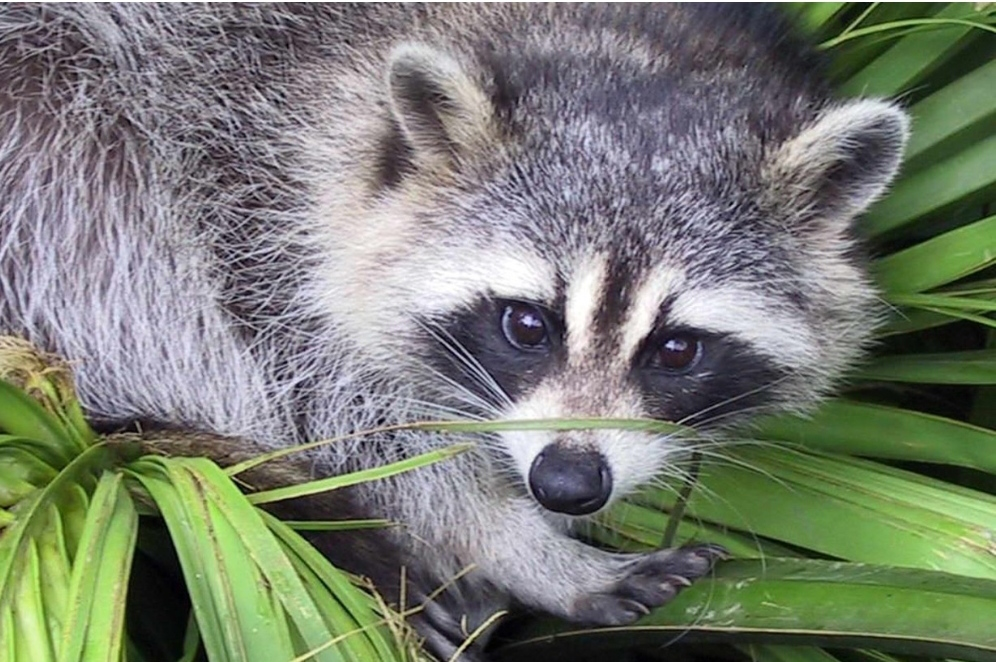
#> input picture image1.jpg, 996 x 662 px
$ jupyter execute --allow-errors Untitled3.ipynb
#> lines starting #> are read from the running program, lines starting #| are printed output that depends on the picture
[cell 1]
from skimage import io
from skimage.transform import resize
import matplotlib.pyplot as plt
face = io.imread("image1.jpg", as_gray=True)
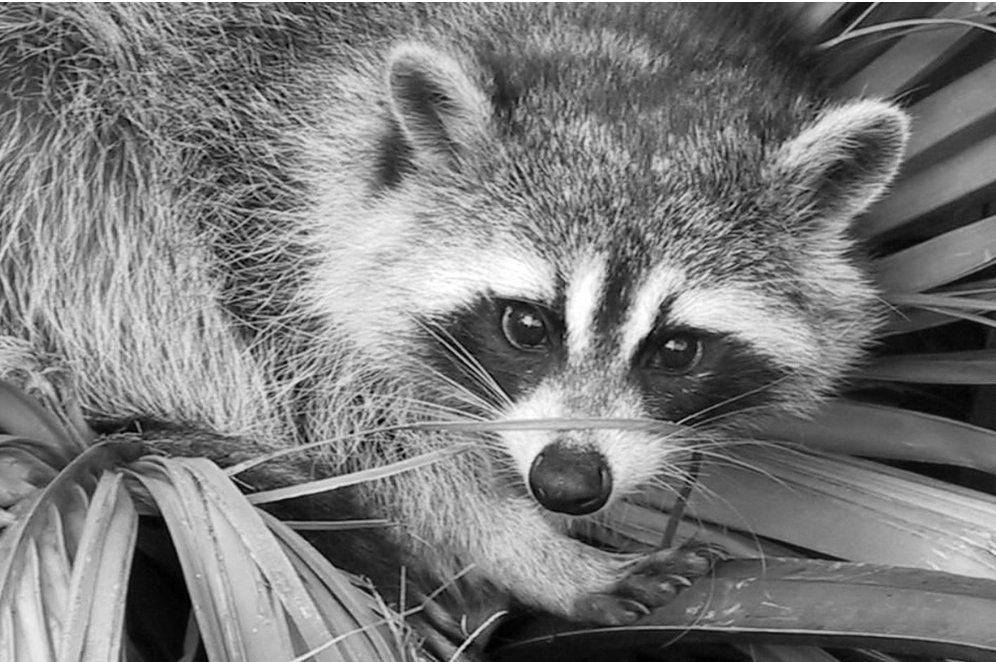
#> face: shape (662, 996) float64; min 0, max 1, mean 0.483
h, w = face.shape
#> h = 662; w = 996
crop = face[ h//4 : , w//4 : ]
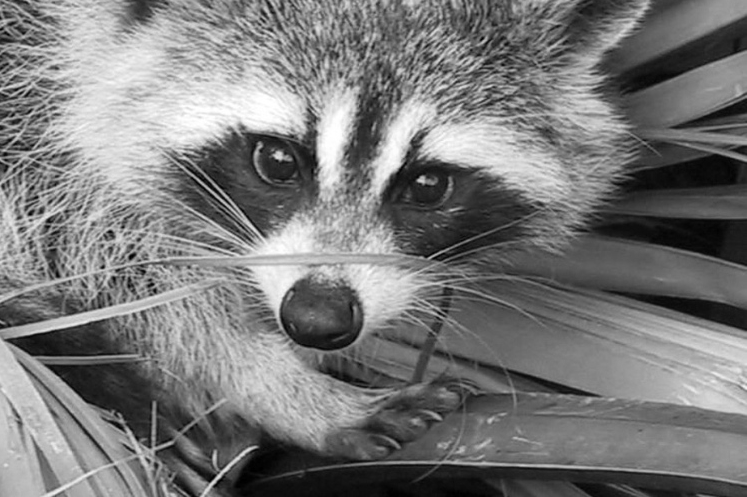
#> crop: shape (497, 747) float64; min 0, max 1, mean 0.476
zoom = resize (crop, (h, w))


plt.imshow(zoom, cmap="gray")
plt.show()
face.shape
#> Out = (662, 996)

##Exercice
stantardiser la matrice A sur chaque colonne.
A - mean(A) / ecrat-type(A)
resultat : chaque colonne doit avoir une moyenne = 0 et une ecart type = 1
standardisation des colonnes  independament l'une de l'autre

[cell 2]
import numpy as np
np.random.seed(0)
A = np.random.randint(0, 100, [10, 5] )

print(A)

## solution
A - mean(A) / ecrat-type(A)
# mean selon la colonne =
for i in range(A.shape[1]+1 )
B =
mean = np.mean(axis= 0)

[cell 3]
Z = np.zeros_like(A, dtype=float)
for i in range(0, A.shape[1]):
    col_A= A[:, i:i+1]
    mean_A = col_A.mean(axis= 0)
    std_A = col_A.std(axis = 0)
    Z[:, i]   = ((col_A - mean_A )/ std_A).ravel()

print(Z)

[cell 4]
import numpy as np
import matplotlib.pyplot as plt
x= np.linspace(0, 2, 10)
y = x**2
y

## AFFICHAGE GRAPHIQUE

[cell 5]
plt.plot(x, y)
plt.show()
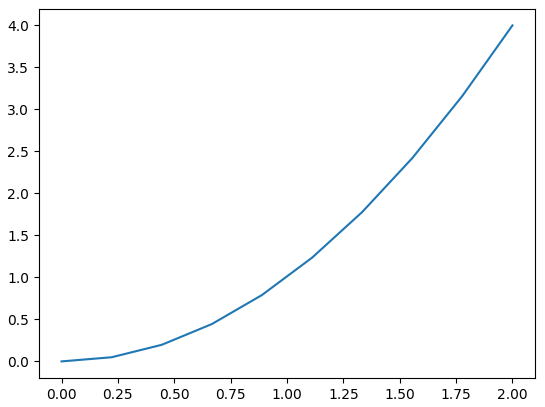
#> figure drawn by matplotlib, 1 panel; curve peaks at x = 2, y = 4

## exercise matplotlib

[cell 6]
dataset = {f"experience {i}" : np.random.randn(100) for i  in range(4) }

dataset

[cell 7]
k = len(dataset)
def graphique(dataset):
    plt.figure()
    for i in range(k) :
        plt.subplot(k, 1, i+1)
        plt.plot(dataset[f"experience {i}"])
    plt.show()
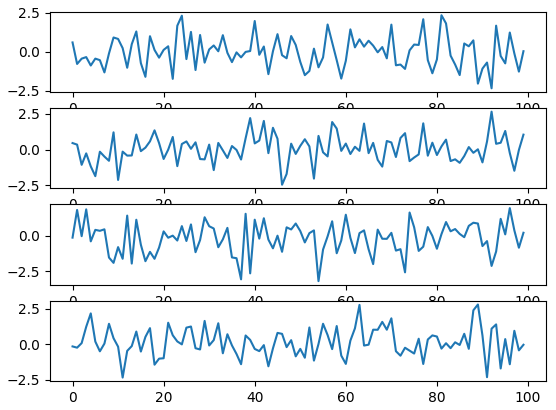
#> figure drawn by matplotlib, 4 panels; panel 1: curve peaks at x = 81, y = 2.33; panel 2: curve peaks at x = 92, y = 2.66; panel 3: curve peaks at x = 96, y = 1.96; panel 4: curve peaks at x = 89, y = 2.81

graphique(dataset)

## version subplots :

[cell 8]
k = len(dataset)
def graphique(dataset):

    fig, ax = plt.subplots(k, 1)
    for i in range(k) :
        ax[i].plot(dataset[f"experience {i}"])
    plt.show()


graphique(dataset)
